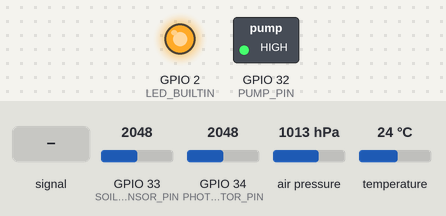
Simulated run of this sketch. Board: ESP32. Parts: switched loads named in the sketch (green lamp = pin HIGH), output pins drawn as LEDs (lit = HIGH). The inputs (shaded band) are chosen by the test bench; at power-on: GPIO 33 (SOIL_SENSOR_PIN) = 2048, GPIO 34 (PHOTORESISTOR_PIN) = 2048, air pressure 1013 hPa, temperature 24 °C. WiFi joins after 1.5 s; servers stay silent unless stated; uploads are accepted with an empty reply; what the sketch prints to the serial monitor is not drawn.

Above: at 3.7 s.
3.8 s: GPIO 33 (SOIL_SENSOR_PIN) set to 640
11.7 s: GPIO 33 (SOIL_SENSOR_PIN) set to 572
At 12.6 s:
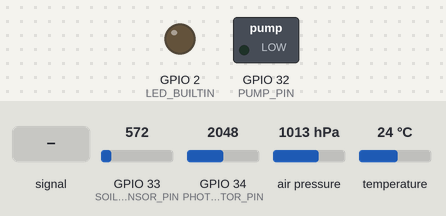
At 15.52 s:
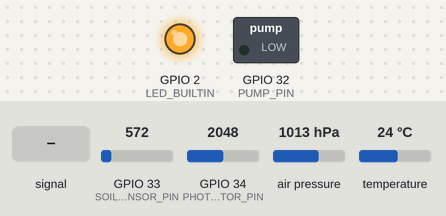
22.3 s: GPIO 33 (SOIL_SENSOR_PIN) set to 1228
At 23.0 s:
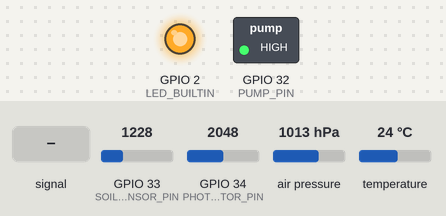
23.8 s: GPIO 33 (SOIL_SENSOR_PIN) fed a 200 Hz sine of ±1023 counts around its level
At 24.7 s:
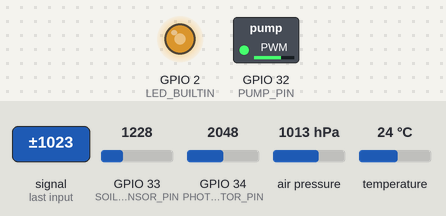
27.3 s: GPIO 33 (SOIL_SENSOR_PIN) fed a 50 Hz sine of ±1228 counts around its level
38.0 s: GPIO 33 (SOIL_SENSOR_PIN) fed a 200 Hz sine of ±1023 counts around its level
Timing chart, 0 to 43.9 s (numbered marks = the images above; inputs shaded):
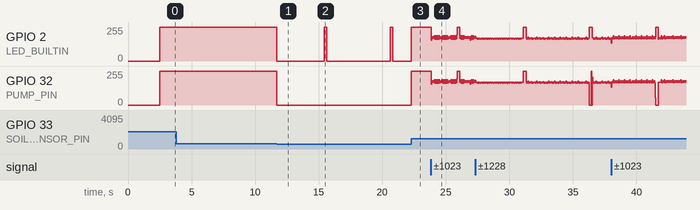

Measured:
- the behaviour switches between 601 and 600 on GPIO 33 (SOIL_SENSOR_PIN) (found by bisection; images 0 and 1)
- after the input at 11.7 s, GPIO 2 (LED_BUILTIN): goes 0/255 3.7 s, 255/255 0.20 s, 0/255 5.0 s, 255/255 0.20 s, then 0/255, starting at once; GPIO 32 (PUMP_PIN): 255/255 → 0/255 at once
- after the input at 22.3 s, GPIO 2 (LED_BUILTIN), GPIO 32 (PUMP_PIN): 0/255 → 255/255 at once

The sketch:

read_and_post.ino
```cpp
#include <WiFi.h>
#include <HTTPClient.h>
#include <Wire.h>

#include <Adafruit_BMP280.h>
#define PHOTORESISTOR_PIN 34
#define LED_BUILTIN 2
#define SOIL_SENSOR_PIN 33
#define PUMP_PIN 32

// wifi part
const char* ssid = "D308DE";
const char* password =  "2mevo0asbs";
const char* serverName = "http://192.168.0.22:5000/post_data"; //get-sensor";

// sensors part
Adafruit_BMP280 bmp = Adafruit_BMP280() ; // use I2C interface
Adafruit_Sensor *bmp_temp = bmp.getTemperatureSensor();
Adafruit_Sensor *bmp_pressure = bmp.getPressureSensor();
int soil_threshold = 600;

unsigned long lastTime = 0;
unsigned long timerDelay = 5000;
bool pumpin = false;
int pumpin_delta = 100;


void setup() {
  Serial.begin(115200);
  while (!Serial) delay(100);
delay(1000);

  pinMode(LED_BUILTIN, OUTPUT);
  pinMode(PUMP_PIN, OUTPUT);
  pinMode(PHOTORESISTOR_PIN, INPUT);
  pinMode(SOIL_SENSOR_PIN, INPUT);

  WiFi.begin(ssid, password);
  Serial.println("Connecting");
  while(WiFi.status() != WL_CONNECTED) {
    delay(500);
    Serial.print(".");
  }
  Serial.println("");
  Serial.print("Connected to WiFi network with IP Address: ");
  Serial.println(WiFi.localIP());

  Serial.println("Timer set to 5 seconds (timerDelay variable), it will take 5 seconds before publishing the first reading.");

  if (!bmp.begin()){
    Serial.println("Could not initialize the pressure and temperature sensors");
    while(true){
      digitalWrite(LED_BUILTIN, 1);
      delay(500);
      digitalWrite(LED_BUILTIN, 0);
      delay(500);
      Serial.println("error: Could not initialize the pressure and temperature sensors");
    }
  }
    /* Default settings from datasheet. */
  bmp.setSampling(Adafruit_BMP280::MODE_NORMAL,     /* Operating Mode. */
                  Adafruit_BMP280::SAMPLING_X1,     /* Temp. oversampling */
                  Adafruit_BMP280::SAMPLING_X16,    /* Pressure oversampling */
                  Adafruit_BMP280::FILTER_X16,      /* Filtering. */
                  Adafruit_BMP280::STANDBY_MS_500); /* Standby time. */

  bmp_temp->printSensorDetails();


  pinMode(LED_BUILTIN, OUTPUT);
  pinMode(PUMP_PIN, OUTPUT);
  pinMode(PHOTORESISTOR_PIN, INPUT);
  pinMode(SOIL_SENSOR_PIN, INPUT);
  Serial.print("phtosen");
  Serial.println(analogRead(PHOTORESISTOR_PIN));
}

void loop() {
  //Send an HTTP POST request every 5 minutes
  if ((millis() - lastTime) > timerDelay) {

    //Check WiFi connection status
    if(WiFi.status()== WL_CONNECTED){
      WiFiClient client;
      HTTPClient http;
      sensors_event_t temp_event, pressure_event;
      bmp_temp->getEvent(&temp_event);
      bmp_pressure->getEvent(&pressure_event);

      // Your Domain name with URL path or IP address with path
      http.begin(client, serverName);

      // Specify content-type header
      http.addHeader("Content-Type", "application/x-www-form-urlencoded");

      // Data to send with HTTP POST
      String httpRequestData  = "temperature="    + String(temp_event.temperature);
             httpRequestData += "&pressure="      + String(pressure_event.pressure);
             httpRequestData += "&brightness="    + String(4095-analogRead(PHOTORESISTOR_PIN));
             httpRequestData += "&humidity_soil=" + String(analogRead(SOIL_SENSOR_PIN));

      // Send HTTP POST request
      Serial.print("sending: ");
      Serial.print(httpRequestData);
      Serial.print("    HTTP Response code: ");
      digitalWrite(LED_BUILTIN, 1);
      Serial.println(http.POST(httpRequestData));
      digitalWrite(LED_BUILTIN, 0);
      http.end();
    }

    else  Serial.println("WiFi Disconnected");
    lastTime = millis();
  }
  if ((analogRead(SOIL_SENSOR_PIN) > soil_threshold) && pumpin ||
        analogRead(SOIL_SENSOR_PIN) > soil_threshold+pumpin_delta){
    digitalWrite(PUMP_PIN, 1);
    digitalWrite(LED_BUILTIN, 1);
    pumpin = true;
  }
  else{
    digitalWrite(PUMP_PIN, 0);
    digitalWrite(LED_BUILTIN, 0);
    pumpin = false;
  }

}
```
